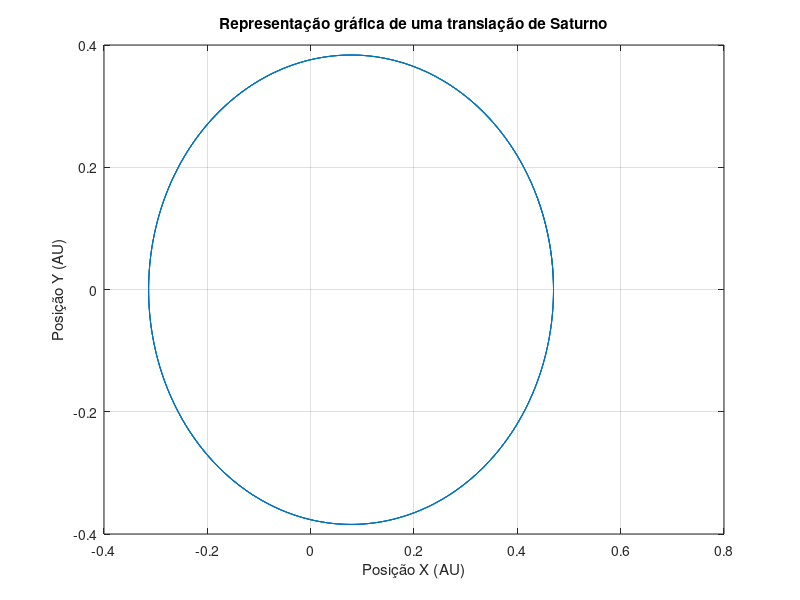

Recreate this plot in MATLAB.
%%  Ex2.a

clear,clc,close all

%% EQUAÇÕES DIFERENCIAS PARA APLICAÇÃO DO MÉTODO DE EULER

% Equação diferencial principal:
%             Fr=m*a <=>
%             <=> m*ar=-G*ms*mm*rr/r^3 <=>
%             <=> vr'=-G*rr/r^3 <=>
%             <=> rr'' = -G*rr/r^3 <=>
%             <=> (xî+yî)'' = -G*(xî+yî)/r^3 <=>
%             <=> xî'' = -G/r^3*xî   e     yî'' = -G/r^3*yî
% 
%  Dividindo esta EDO em 2 de primeira ordem temos:
%             vr' = -G*rr/r^3     e     vr=rr'

%% CONSTANTES

G=4*pi^2;       %Produto Gms(constante gravitacional)
h=0.0001;       %Passo temporal (ano)
t=0:h:1;        %vetor tempo

%USAR PLANO XY PARA REPRESENTAR A FORÇA, logo teremos posição em x e em y e
%velocidades de x e velocidades de y !!SOL É A ORIGEM DO REFERENCIAL!!

x=[];
y=[];
vx=[];
vy=[];
r=[];       %raio da trajetoria em uma posição exata -> para calcular a força

x(1)=0.47; 
y(1)=0;
vx(1)=0;
vy(1)=8.2;
r(1)=sqrt(x(1)^2+y(1)^2);   %raio no momento 

%% MÉTODO DE EULER-CROMER

for i=1:length(t)-1
    vx(i+1)=vx(i)-G/r(i)^3*x(i)*h;   %velocidade em x
    x(i+1)=x(i)+vx(i+1)*h;      %posição x

    vy(i+1)=vy(i)-G/r(i)^3*y(i)*h;   %velocidade em y
    y(i+1)=y(i)+vy(i+1)*h;      %posição y

    r(i+1)=sqrt(x(i+1)^2+y(i+1)^2); %raio da posição seguinte
end

%% GRÁFICOS

figure(1)
axis([-0.5 0.5 -0.5 0.5])
set(gca,'PlotBoxAspectRatio',[1 1 1])
plot(x,y);
grid on
title('Representação gráfica de uma translação de Saturno')
xlabel('Posição X (AU)')
ylabel('Posição Y (AU)')